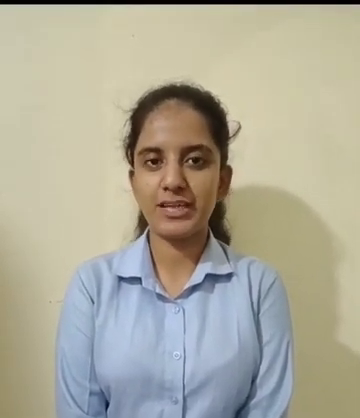
#> input picture frame 156 of 02_May/Week_01/testing_video.mp4, 360 x 418 px, given in place of the camera
$ jupyter execute --allow-errors 'PROJECT Motion Security System.ipynb'   (text cells are left out)
#> lines starting #> are read from the running program, lines starting #| are printed output that depends on the picture; after the words box and inside, x2 and y2 are one past the last pixel; in counts of white or black regions, pixels touching at a corner belong together
[cell 1]
import cv2
import numpy as np
import matplotlib.pyplot as plt

# Simulate frames: static gray background + moving white rectangle
def make_frame(idx, h=240, w=320):
    frame = np.ones((h, w, 3), dtype=np.uint8) * 100  # gray background
    # Horizontal lines (texture)
    frame[50:55, :] = 88
    frame[120:125, :] = 88
    # Moving object: slides across the frame
    x = 10 + (idx * 5) % (w - 70)
    cv2.rectangle(frame, (x, 80), (x+60, 160), (220, 220, 220), -1)
    # Static object (always there -- should stay in background)
    cv2.rectangle(frame, (200, 150), (280, 200), (70, 70, 70), -1)
    return frame

# Create two subtractors
bg_mog2 = cv2.createBackgroundSubtractorMOG2(history=200, varThreshold=40, detectShadows=True)
bg_knn  = cv2.createBackgroundSubtractorKNN(history=200, dist2Threshold=300, detectShadows=True)

# Training phase: feed 100 frames so the model learns the background
print('Training background models on 100 frames...')
for i in range(100):
    f = make_frame(i)
    bg_mog2.apply(f)
    bg_knn.apply(f)
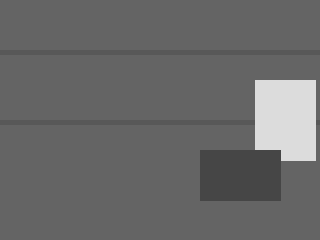
#> f: shape (240, 320, 3); min 70, max 220, mean 105.2

# Test on a frame with a moving object
test = make_frame(105)
mask_mog2 = bg_mog2.apply(test)
mask_knn  = bg_knn.apply(test)

# Remove shadows: keep only true foreground (255), not shadows (127)
_, fg_mog2 = cv2.threshold(mask_mog2, 200, 255, cv2.THRESH_BINARY)
#> mask_mog2: shape (240, 320); every value is 0
_, fg_knn  = cv2.threshold(mask_knn,  200, 255, cv2.THRESH_BINARY)
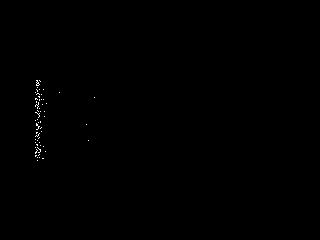
#> mask_knn: shape (240, 320); 0.17% white in thin lines or dots, all inside (x1, y1, x2, y2) = (35, 80, 95, 161)

fig, axes = plt.subplots(1, 4, figsize=(16, 4))
axes[0].imshow(cv2.cvtColor(test, cv2.COLOR_BGR2RGB))
axes[0].set_title('Input Frame')
axes[1].imshow(mask_mog2, cmap='gray')
axes[1].set_title('MOG2 Raw\n(white=fg, gray=shadow)')
axes[2].imshow(fg_mog2, cmap='gray')
axes[2].set_title('MOG2 Foreground Only\n(shadow removed)')
axes[3].imshow(fg_knn, cmap='gray')
axes[3].set_title('KNN Foreground')
for ax in axes: ax.axis('off')
plt.suptitle('Background Subtraction: Static background removed, moving object stays', fontsize=12)
plt.tight_layout()
plt.savefig('bg_subtraction.png', dpi=100)
plt.show()
print('White pixels = detected foreground (the moving object).')
print('Black pixels = background (static parts of the scene).')

[cell 2]
import cv2, numpy as np, matplotlib.pyplot as plt

# Create a noisy foreground mask (simulating raw BG subtraction output)
np.random.seed(42)
noisy = np.zeros((200, 300), dtype=np.uint8)

# Real object (large blob = person)
cv2.rectangle(noisy, (80, 60), (210, 150), 255, -1)
#> noisy: shape (200, 300); 19.9% white; 1 white region, box (x1, y1, x2, y2) and area: (80, 60, 211, 151) 11921

# Add random noise specks
idx = np.random.randint(0, 200*300, 500)
noisy.flat[idx] = 255

# Add a hole inside the real object
cv2.rectangle(noisy, (130, 90), (165, 115), 0, -1)
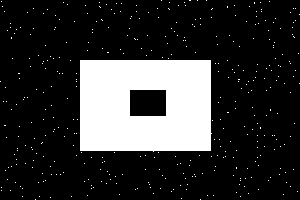
#> noisy: shape (200, 300); 19% white; 396 white regions (395 under 20 px), largest, box (x1, y1, x2, y2) and area: (80, 60, 212, 152) 10987

kernel = cv2.getStructuringElement(cv2.MORPH_ELLIPSE, (7, 7))

opened  = cv2.morphologyEx(noisy, cv2.MORPH_OPEN,  kernel)  # kill noise
closed  = cv2.morphologyEx(opened, cv2.MORPH_CLOSE, kernel)  # fill hole
#> opened: shape (200, 300); 18.3% white; 1 white region, box (x1, y1, x2, y2) and area: (80, 60, 211, 152) 10970
final   = cv2.dilate(closed, kernel, iterations=1)            # grow blob
#> closed: shape (200, 300); 18.3% white; 1 white region, box (x1, y1, x2, y2) and area: (80, 60, 211, 152) 10986

fig, axes = plt.subplots(1, 4, figsize=(16, 4))
for ax, img, title in zip(axes,
    [noisy, opened, closed, final],
    ['Raw Noisy Mask', 'After OPEN\n(noise removed)',
     'After CLOSE\n(hole filled)', 'After Dilation\n(blob grown)']):
    ax.imshow(img, cmap='gray'); ax.set_title(title, fontweight='bold'); ax.axis('off')
plt.suptitle('Morphological Noise Filtering Pipeline', fontsize=12)
plt.tight_layout()
plt.savefig('noise_filter.png', dpi=100)
plt.show()
print('Morphological operations remove noise without removing the real object.')

[cell 3]
import cv2, numpy as np, matplotlib.pyplot as plt

# Create a binary mask with objects of different sizes
mask = np.zeros((240, 320), dtype=np.uint8)
cv2.rectangle(mask, (30, 50),   (120, 150), 255, -1)       # large: person
#> mask: shape (240, 320); 12% white; 1 white region, box (x1, y1, x2, y2) and area: (30, 50, 121, 151) 9191
cv2.ellipse(mask, (230, 120), (50, 35), 0, 0, 360, 255, -1) # medium: car
cv2.rectangle(mask, (150, 185), (165, 200), 255, -1)        # tiny: noise
#> mask: shape (240, 320); 19.6% white; 3 white regions

frame = np.ones((240, 320, 3), dtype=np.uint8) * 70  # dark background
display = frame.copy()

contours, _ = cv2.findContours(mask, cv2.RETR_EXTERNAL, cv2.CHAIN_APPROX_SIMPLE)

MIN_AREA = 400
print(f'Contours found: {len(contours)}')
#| Contours found: 3
print(f'{"#":<5}{"Area (px^2)":<16}{"Action"}')
print('-' * 42)

for i, cnt in enumerate(contours):
    area = cv2.contourArea(cnt)
    if area < MIN_AREA:
        print(f'{i+1:<5}{area:<16.0f}SKIP (noise)')
        continue
    print(f'{i+1:<5}{area:<16.0f}DETECT -> ALERT')
    x, y, w, h = cv2.boundingRect(cnt)
    cv2.rectangle(display, (x,y), (x+w,y+h), (0,255,0), 2)
    cv2.putText(display, f'{area:.0f}px', (x, y-8),
                cv2.FONT_HERSHEY_SIMPLEX, 0.45, (0,255,0), 1)
    cv2.circle(display, (x+w//2, y+h//2), 5, (0,0,255), -1)

cv2.drawContours(display, contours, -1, (255,100,0), 1)
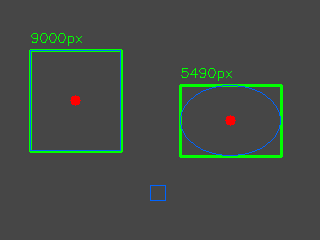
#> display: shape (240, 320, 3); mean of channels 0, 1, 2 69.7, 74.9, 68; drawn as B, G, R

fig, axes = plt.subplots(1,2, figsize=(12,4))
axes[0].imshow(mask, cmap='gray'); axes[0].set_title('Foreground Mask'); axes[0].axis('off')
axes[1].imshow(cv2.cvtColor(display, cv2.COLOR_BGR2RGB))
axes[1].set_title('Detected Objects (green=real, tiny=ignored)'); axes[1].axis('off')
plt.suptitle('Contour Detection: Find and Filter Moving Objects', fontsize=12)
plt.tight_layout(); plt.savefig('contours.png', dpi=100); plt.show()

[cell 4]
import cv2, numpy as np, matplotlib.pyplot as plt

H, W = 240, 320

# Scene with two objects: person at the door (ROI) and tree outside (not ROI)
frame = np.ones((H, W, 3), dtype=np.uint8) * 70
cv2.putText(frame, 'ROOM', (10, 25), cv2.FONT_HERSHEY_SIMPLEX, 0.7, (180,180,180), 2)
#> frame: shape (240, 320, 3); values 70 (black) and 180 (white), 0.73% white; 4 white regions, box (x1, y1, x2, y2) and area: (57, 9, 71, 27) 163, (12, 9, 25, 27) 142, (26, 9, 40, 27) 129, (41, 9, 55, 27) 127

# Person at door
cv2.rectangle(frame, (150, 70), (230, 190), (170,160,150), -1)
cv2.putText(frame, 'PERSON', (153, 65), cv2.FONT_HERSHEY_SIMPLEX, 0.4, (255,255,0), 1)

# Tree outside (left edge of frame)
cv2.rectangle(frame, (5, 90), (65, 210), (50,100,50), -1)
#> frame: shape (240, 320, 3); mean of channels 0, 1, 2 82, 85.5, 79
cv2.putText(frame, 'TREE', (8, 85), cv2.FONT_HERSHEY_SIMPLEX, 0.4, (100,255,100), 1)
#> frame: shape (240, 320, 3); mean of channels 0, 1, 2 82, 85.7, 79

# Foreground mask: both objects detected as motion
full_fg = np.zeros((H, W), dtype=np.uint8)
cv2.rectangle(full_fg, (150, 70), (230, 190), 255, -1)
#> full_fg: shape (240, 320); 12.8% white; 1 white region, box (x1, y1, x2, y2) and area: (150, 70, 231, 191) 9801
cv2.rectangle(full_fg, (5, 90),  (65, 210),  255, -1)
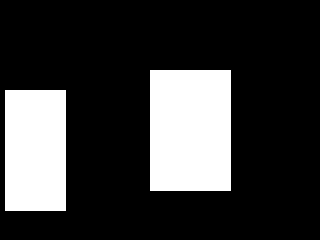
#> full_fg: shape (240, 320); 22.4% white; 2 white regions, box (x1, y1, x2, y2) and area: (150, 70, 231, 191) 9801, (5, 90, 66, 211) 7381

# ROI: only the door zone
roi_mask = np.zeros((H, W), dtype=np.uint8)
door = np.array([[120,55],[280,55],[280,215],[120,215]], dtype=np.int32)
cv2.fillPoly(roi_mask, [door], 255)
#> roi_mask: shape (240, 320); 33.8% white; 1 white region, box (x1, y1, x2, y2) and area: (120, 55, 281, 216) 25921

# Apply ROI
fg_roi = cv2.bitwise_and(full_fg, full_fg, mask=roi_mask)

# Draw ROI on frame
vis = frame.copy()
cv2.polylines(vis, [door], True, (0,255,255), 2)
cv2.putText(vis, 'WATCH ZONE', (125, 50), cv2.FONT_HERSHEY_SIMPLEX, 0.45, (0,255,255), 1)

fig, axes = plt.subplots(1,4, figsize=(16,4))
axes[0].imshow(cv2.cvtColor(vis, cv2.COLOR_BGR2RGB)); axes[0].set_title('Scene + ROI zone')
axes[1].imshow(full_fg, cmap='gray'); axes[1].set_title('Full FG Mask\n(both detected)')
axes[2].imshow(roi_mask, cmap='gray'); axes[2].set_title('ROI Mask\n(watch zone)')
axes[3].imshow(fg_roi, cmap='gray'); axes[3].set_title('FG inside ROI\n(tree ignored!)')
for ax in axes: ax.axis('off')
plt.suptitle('ROI Masking: Only Trigger on the Door Zone', fontsize=12)
plt.tight_layout(); plt.savefig('roi_masking.png', dpi=100); plt.show()
print('The tree (left) is filtered OUT. Only the person (door zone) triggers alerts.')

[cell 5]
import datetime, time

class AlertSystem:
    """
    Three-filter alert state machine for motion detection.
    - min_area:     ignore blobs smaller than this (pixels^2)
    - min_frames:   require this many consecutive frames with motion
    - cooldown_sec: wait this long before next alert
    """
    def __init__(self, min_area=800, min_frames=4, cooldown_sec=8):
        self.min_area     = min_area
        self.min_frames   = min_frames
        self.cooldown_sec = cooldown_sec
        self.motion_count = 0    # consecutive frames with motion
        self.alerting     = False
        self.last_alert_t = 0
        self.events       = []   # list of alert events

    def update(self, max_area, current_time):
        """
        Update with the largest contour area found this frame.
        Returns: 'idle', 'alert', 'recording', or 'cooldown'
        """
        has_motion = max_area >= self.min_area
        in_cooldown = (current_time - self.last_alert_t) < self.cooldown_sec

        if has_motion:
            self.motion_count += 1
        else:
            self.motion_count = 0
            self.alerting = False  # motion stopped

        # Trigger alert?
        if self.motion_count >= self.min_frames and not in_cooldown:
            if not self.alerting:
                self.alerting = True
                self.last_alert_t = current_time
                ts = datetime.datetime.now().strftime('%Y-%m-%d %H:%M:%S')
                self.events.append({'time': ts, 'area': max_area})
                return 'alert'
            return 'recording'

        if in_cooldown and has_motion:
            return 'cooldown'
        return 'idle'


# Simulate 55 frames
sys = AlertSystem(min_area=800, min_frames=3, cooldown_sec=5)

#              frames 0-9 no motion | 10-17 motion | 18-22 gone | 23-26 tiny noise | 27-31 gap | 32-41 motion
areas = [0]*10 + [1500]*8 + [0]*5 + [200]*4 + [0]*5 + [2000]*10

print(f'Settings: min_area={sys.min_area}, min_frames={sys.min_frames}, cooldown={sys.cooldown_sec}s')
print(f'{"Frame":<8}{"Area":<10}{"State"}')
print('-' * 35)
for i, area in enumerate(areas):
    t = i * 0.04   # 25 fps
    state = sys.update(area, t)
    flag = ' <<< ALERT!' if state == 'alert' else ''
    print(f'{i:<8}{area:<10}{state}{flag}')

print(f'\nTotal alert events: {len(sys.events)}')
for ev in sys.events:
    print(f"  {ev['time']} | area={ev['area']}px")

[cell 6]
import cv2, numpy as np, os, csv, datetime

# Demonstrate VideoWriter by writing a short test clip

OUTPUT_DIR = 'security_clips'
os.makedirs(OUTPUT_DIR, exist_ok=True)

clip_path = os.path.join(OUTPUT_DIR, 'test_clip.mp4')
fourcc = cv2.VideoWriter_fourcc(*'mp4v')
writer = cv2.VideoWriter(clip_path, fourcc, 25, (320, 240))

# Write 50 frames with a moving rectangle
for i in range(50):
    frame = np.zeros((240, 320, 3), dtype=np.uint8)
    x = 10 + i * 5
    cv2.rectangle(frame, (x, 80), (x+60, 160), (0, 200, 0), -1)
    cv2.putText(frame, f'Frame {i}', (10, 30),
                cv2.FONT_HERSHEY_SIMPLEX, 0.7, (255,255,255), 2)
    writer.write(frame)

writer.release()
print(f'Test clip saved: {clip_path}')
#> (the rest of this cell did not finish here and is left out)

[cell 7]
import cv2, numpy as np, os, csv, datetime, time

# ============================================================
#   CONFIGURATION
# ============================================================
VIDEO_SOURCE     = 0                 # 0 = webcam, or path to video file
OUTPUT_DIR       = 'security_clips'
LOG_FILE         = 'security_events.csv'
FPS              = 20
FRAME_SIZE       = (640, 480)

MIN_CONTOUR_AREA = 1000  # px^2 -- smaller blobs are ignored (noise)
MIN_ALERT_FRAMES = 4     # consecutive frames with motion before alert
COOLDOWN_SEC     = 8     # seconds between alerts
POST_BUFFER_SEC  = 3     # seconds to keep recording after motion stops

# ROI: door zone (x, y) corners. Adjust to your scene.
ROI_PTS = np.array([[200,100],[440,100],[440,380],[200,380]], dtype=np.int32)

os.makedirs(OUTPUT_DIR, exist_ok=True)

# ============================================================
#   HELPER FUNCTIONS
# ============================================================
def make_roi_mask(shape, pts):
    m = np.zeros(shape[:2], dtype=np.uint8)
    cv2.fillPoly(m, [pts], 255)
    return m

def clean_mask(fg, kernel):
    fg = cv2.morphologyEx(fg, cv2.MORPH_OPEN,  kernel)
    fg = cv2.morphologyEx(fg, cv2.MORPH_CLOSE, kernel)
    fg = cv2.dilate(fg, kernel, iterations=2)
    return fg

def find_objects(mask, min_area):
    cnts, _ = cv2.findContours(mask, cv2.RETR_EXTERNAL, cv2.CHAIN_APPROX_SIMPLE)
    return [(cv2.boundingRect(c), cv2.contourArea(c)) for c in cnts
            if cv2.contourArea(c) >= min_area]

def init_log(path):
    if not os.path.exists(path):
        with open(path, 'w', newline='') as f:
            csv.writer(f).writerow(['timestamp','event','clip','max_area_px'])

def log_event(path, ts, clip, area):
    with open(path, 'a', newline='') as f:
        csv.writer(f).writerow([ts, 'motion', clip, area])

# [6 lines left out: function start_clip, not called in this run]

print('Security system configured. Run run_security_system() to start.')

[cell 8]
def run_security_system(source=VIDEO_SOURCE, max_frames=None):
    """
    Main security system loop.
    source: 0 for webcam, or path to video file.
    max_frames: stop after this many frames (None = run until Q pressed).
    """
#> called with source = 0
    cap = cv2.VideoCapture(source)
    if not cap.isOpened():
        print('ERROR: Cannot open video source:', source)
        print('  -> Set source=0 for webcam, or provide a valid video file path.')
        return

    cap.set(cv2.CAP_PROP_FRAME_WIDTH,  FRAME_SIZE[0])
    cap.set(cv2.CAP_PROP_FRAME_HEIGHT, FRAME_SIZE[1])
    fw = int(cap.get(cv2.CAP_PROP_FRAME_WIDTH))
    fh = int(cap.get(cv2.CAP_PROP_FRAME_HEIGHT))
    actual_size = (fw, fh)

    # Build components
    roi_mask = make_roi_mask((fh, fw), ROI_PTS)
#> in make_roi_mask, `cv2.fillPoly(m, [pts], 255)`:
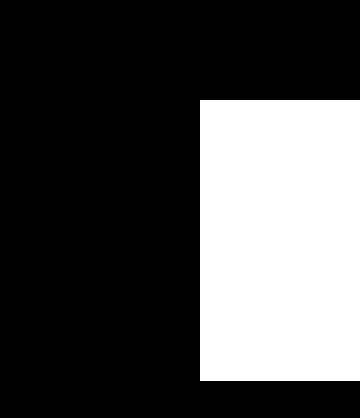
#> m: shape (418, 360); 29.9% white; 1 white region, box (x1, y1, x2, y2) and area: (200, 100, 360, 381) 44960
    bg_sub   = cv2.createBackgroundSubtractorMOG2(
                   history=500, varThreshold=50, detectShadows=True)
    kernel   = cv2.getStructuringElement(cv2.MORPH_ELLIPSE, (5, 5))
    init_log(LOG_FILE)

    # State variables
    motion_count  = 0
    last_alert_t  = 0
    post_frames   = 0
    max_area_seen = 0
    writer        = None
    clip_path     = None
    frame_idx     = 0

    print(f'Started. Source: {source} | Size: {fw}x{fh} | Press Q to quit.')
#| Started. Source: 0 | Size: 360x418 | Press Q to quit.

    while True:
        ret, frame = cap.read()
#> frame is the input picture: shape (418, 360, 3); mean B, G, R 153.2, 169.8, 173.5
        if not ret or (max_frames and frame_idx >= max_frames):
            break
        frame_idx += 1

        # 1. Background subtraction
        raw_mask = bg_sub.apply(frame)
#> raw_mask: shape (418, 360); every value is 127
        _, fg = cv2.threshold(raw_mask, 200, 255, cv2.THRESH_BINARY)
#> fg: shape (418, 360); every value is 0
        fg = clean_mask(fg, kernel)

        # 2. Apply ROI
        fg_roi = cv2.bitwise_and(fg, fg, mask=roi_mask)

        # 3. Find objects
        objects = find_objects(fg_roi, MIN_CONTOUR_AREA)
#> in find_objects, `cnts, _ = cv2.findContours(mask, cv2.RETR_EXTERNAL, cv2.CHAIN_APPROX_S..`: cnts = []
#> objects = []
        cur_area = max((a for _, a in objects), default=0)
#> cur_area = 0
        has_motion = cur_area >= MIN_CONTOUR_AREA
#> has_motion = False

        # 4. Alert logic
        now = time.time()
        in_cooldown = (now - last_alert_t) < COOLDOWN_SEC

        if has_motion:
            motion_count += 1
            max_area_seen = max(max_area_seen, cur_area)
        else:
            motion_count = 0

        if motion_count == MIN_ALERT_FRAMES and not in_cooldown:
            last_alert_t = now
            post_frames  = int(POST_BUFFER_SEC * FPS)
            if writer is None:
                writer, clip_path, _ = start_clip(OUTPUT_DIR, FPS, actual_size)
                print(f'[ALERT] Frame {frame_idx}: Motion! area={cur_area:.0f}px | Clip: {clip_path}')

        # Keep recording after motion ends
        if writer:
            post_frames = int(POST_BUFFER_SEC * FPS) if has_motion else post_frames - 1
            if post_frames <= 0:
                writer.release(); writer = None
                ts = datetime.datetime.now().strftime('%Y-%m-%d %H:%M:%S')
                log_event(LOG_FILE, ts, clip_path, max_area_seen)
                print(f'[SAVE] Clip finalized. area={max_area_seen:.0f}px')
                max_area_seen = 0

        # 5. Write frame to clip
        if writer:
            writer.write(frame)

        # 6. Annotate and display
        display = frame.copy()
        cv2.polylines(display, [ROI_PTS], True, (0,255,255), 2)  # ROI border
        for (x,y,w,h), area in objects:
            cv2.rectangle(display, (x,y),(x+w,y+h),(0,255,0),2)
            cv2.putText(display, f'{area:.0f}px', (x,y-6),
                        cv2.FONT_HERSHEY_SIMPLEX, 0.45, (0,255,0), 1)
#> this loop made 0 passes
        status = 'RECORDING' if writer else ('MOTION' if has_motion else 'WATCHING')
#> status = 'WATCHING'
        color  = (0,0,255) if writer else ((0,165,255) if has_motion else (0,220,0))
#> color = (0, 220, 0)
        cv2.putText(display, f'[{status}] F:{frame_idx}', (10,30),
                    cv2.FONT_HERSHEY_SIMPLEX, 0.7, color, 2)
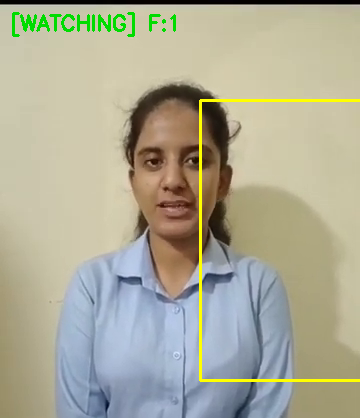
#> display: shape (418, 360, 3); mean B, G, R 150.1, 171.3, 173

        cv2.imshow('Security Camera', display)
        cv2.imshow('FG Mask (ROI)', fg_roi)
        if cv2.waitKey(1) & 0xFF == ord('q'):
#> (key q is pressed here)
            break

    # Cleanup
    if writer:
        writer.release()
        log_event(LOG_FILE, datetime.datetime.now().strftime('%Y-%m-%d %H:%M:%S'),
                  clip_path, max_area_seen)
    cap.release()
    cv2.destroyAllWindows()
    print(f'Done. {frame_idx} frames | clips in: {OUTPUT_DIR} | log: {LOG_FILE}')


# ── LAUNCH ────────────────────────────────────────────────────────────────
# Change source=0 for webcam, or source='video.mp4' for a file
run_security_system(source=0)

[cell 9]
import cv2, numpy as np, matplotlib.pyplot as plt

H, W = 240, 320

def synthetic_frame(idx):
    """Generate a room scene with a person walking in at frames 30-80."""
    f = np.ones((H, W, 3), dtype=np.uint8) * 65
    # Floor and furniture
    cv2.rectangle(f, (0, 185), (W, H), (45, 38, 28), -1)
    cv2.rectangle(f, (10, 130), (80, 185), (55, 48, 38), -1)
    cv2.putText(f, 'ROOM', (10, 25), cv2.FONT_HERSHEY_SIMPLEX, 0.6, (140,140,140), 1)
    # Walking person
    if 30 <= idx < 80:
        x = 50 + (idx - 30) * 4
        cv2.rectangle(f, (x, 80), (x+35, 170), (150,135,115), -1)  # body
        cv2.circle(f, (x+17, 72), 13, (190,165,135), -1)           # head
    return f

# Initialize
bg_sub  = cv2.createBackgroundSubtractorMOG2(history=200, varThreshold=40, detectShadows=True)
kernel  = cv2.getStructuringElement(cv2.MORPH_ELLIPSE, (5, 5))
#> kernel = [[0, 0, 1, 0, 0], [1, 1, 1, 1, 1], [1, 1, 1, 1, 1], [1, 1, 1, 1, 1], [0, 0, 1, 0, 0]]
roi     = np.zeros((H, W), dtype=np.uint8)
cv2.rectangle(roi, (60, 40), (260, 200), 255, -1)
#> roi: shape (240, 320); 42.1% white; 1 white region, box (x1, y1, x2, y2) and area: (60, 40, 261, 201) 32361

motion_count = 0
alerts = []
saved_frames = []

for i in range(120):
    frame = synthetic_frame(i)

    raw = bg_sub.apply(frame)
    _, fg = cv2.threshold(raw, 200, 255, cv2.THRESH_BINARY)
    fg = cv2.morphologyEx(fg, cv2.MORPH_OPEN,  kernel)
    fg = cv2.morphologyEx(fg, cv2.MORPH_CLOSE, kernel)
    fg = cv2.dilate(fg, kernel, iterations=1)
    fg_roi = cv2.bitwise_and(fg, fg, mask=roi)

    cnts, _ = cv2.findContours(fg_roi, cv2.RETR_EXTERNAL, cv2.CHAIN_APPROX_SIMPLE)
    area = max((cv2.contourArea(c) for c in cnts), default=0)

    motion_count = motion_count + 1 if area > 400 else 0
    state = 'ALERT' if motion_count >= 3 else 'watching'
    if state == 'ALERT' and (not alerts or i - alerts[-1][0] > 5):
        alerts.append((i, area))

    if i in [5, 35, 50, 65, 85, 110]:
        ann = cv2.cvtColor(frame, cv2.COLOR_BGR2RGB)
        cv2.rectangle(ann, (60,40),(260,200),(0,220,220),2)  # ROI
        if cnts and area > 400:
            x,y,w,h = cv2.boundingRect(max(cnts, key=cv2.contourArea))
            cv2.rectangle(ann,(x,y),(x+w,y+h),(0,255,0),2)
        if state == 'ALERT':
            cv2.putText(ann,'MOTION!',(65,36),cv2.FONT_HERSHEY_SIMPLEX,0.6,(255,0,0),2)
        saved_frames.append((i, ann, fg_roi.copy(), area, state))
#> this loop made 120 passes
#> (area, motion_count, state) on passes 36, 51: (4143, 6, 'ALERT'), (4143, 21, 'ALERT')
#> pass 1, `frame = synthetic_frame(i)`:
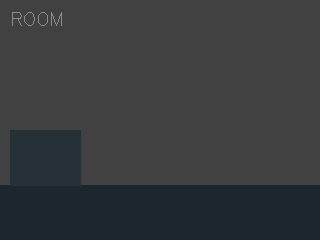
#> frame: shape (240, 320, 3); mean of channels 0, 1, 2 60.1, 58.1, 55.3; drawn as B, G, R
#> after the loop:
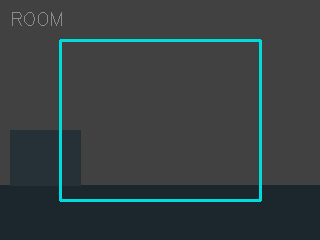
#> ann: shape (240, 320, 3); mean R, G, B 53.9, 62.7, 64.6
#> after the loop, alerts = [(32, 3777), (38, 3400), (44, 3794), (50, 4143), (56, 4143), (62, 4143), (68, 4143), (74, 3870)]; saved_frames = 6 items

n = len(saved_frames)
#> n = 6
fig, axes = plt.subplots(2, n, figsize=(n*3, 6))
for col,(idx,rgb,mask,area,state) in enumerate(saved_frames):
    axes[0,col].imshow(rgb)
    axes[0,col].set_title(f'Frame {idx}\n[{state}]\narea={area:.0f}', fontsize=9)
    axes[0,col].axis('off')
    axes[1,col].imshow(mask, cmap='gray')
    axes[1,col].set_title('FG in ROI', fontsize=9)
    axes[1,col].axis('off')
#> this loop made 6 passes
#> (idx, area, state) on passes 2 to 4: (35, 4143, 'ALERT'), (50, 4143, 'ALERT'), (65, 4143, 'ALERT')

plt.suptitle('Security System Demo: Person Enters -> Motion Detected -> ALERT',
             fontsize=12, fontweight='bold')
plt.tight_layout()
plt.savefig('security_demo.png', dpi=100)
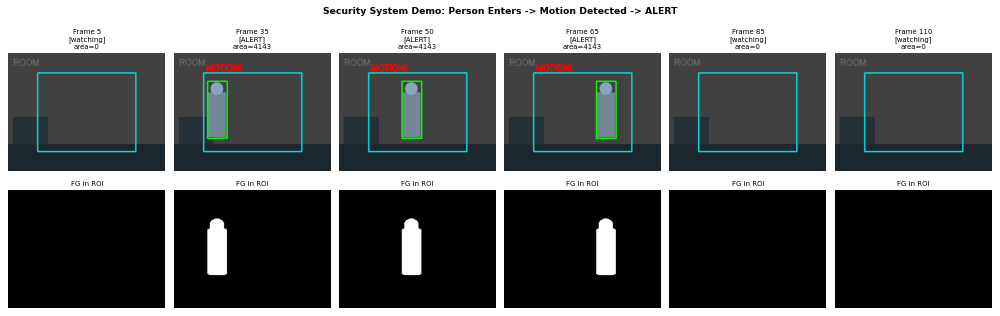
#> figure drawn by matplotlib, 12 panels
plt.show()

print(f'Alert events: {len(alerts)}')
#| Alert events: 8
for fnum, a in alerts:
    print(f'  Frame {fnum}: area={a:.0f}px')
#> this loop made 8 passes
#> (printed output is left out)
